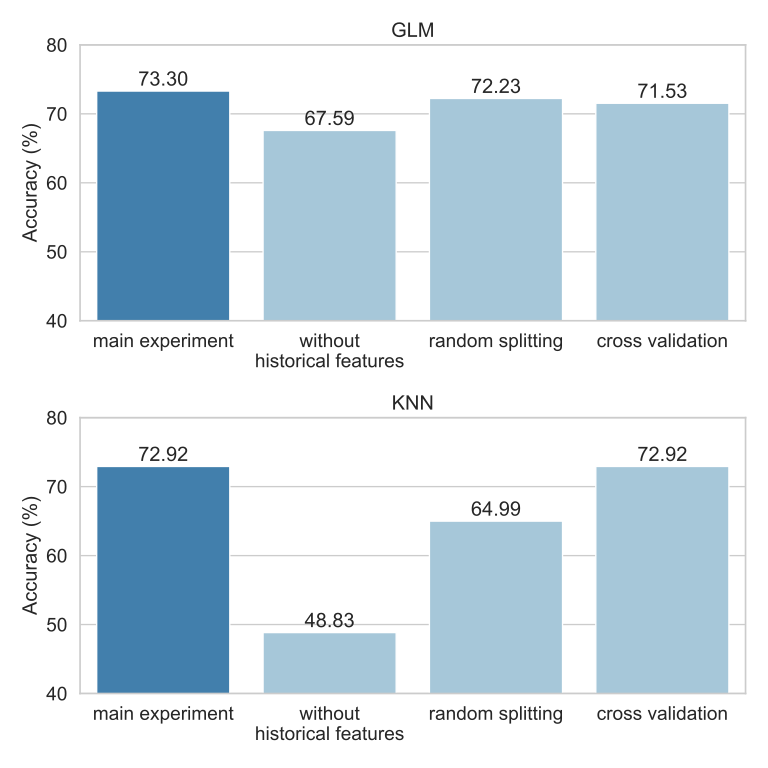

Here is the Python script that generated this plot:
import pandas as pd
import matplotlib.pyplot as plt
import seaborn as sns

MODELS = ['glm', 'knn']

sns.set_theme(font_scale=1.3, style='whitegrid')

fig, ax = plt.subplots(2, 1, figsize=(1 * 8, 2 * 4), squeeze=False)

for index, model in enumerate(MODELS):
    main_experiment_accuracy = round(pd.read_csv(f"../../experiments/main_experiment/results/"
                                                 f"{model}/accuracy/testing_accuracy.csv")['accuracy'][0] * 100, 2)
    cross_validation_accuracy = round(
        pd.read_csv(f"../../experiments/training_techniques_assessment/cross_validation/"
                    f"results/{model}/accuracy/testing_accuracy.csv")['accuracy'][0] * 100, 2)
    without_historical_features = round(pd.read_csv(
        f"../../experiments/training_techniques_assessment/without_historical_features/results/{model}/"
        f"accuracy/testing_accuracy.csv")['accuracy'][0] * 100, 2)
    random_splitting = round(pd.read_csv(
        f"../../experiments/training_techniques_assessment/random_splitting/results/"
        f"{model}/accuracy/testing_accuracy.csv")['accuracy'][0] * 100, 2)
    data = {"Experiment": ['main experiment', 'without\nhistorical features', 'random splitting',
                                'cross validation'],
            "Accuracy": [main_experiment_accuracy, without_historical_features, random_splitting,
                         cross_validation_accuracy]}
    df = pd.DataFrame(data, columns=['Experiment', 'Accuracy'])
    # plt.figure(figsize=(8, 8))
    plots = sns.barplot(x="Experiment", y="Accuracy", data=df, ax=ax[index][0],
                        palette=['#3182bd', '#9ecae1', '#9ecae1', '#9ecae1'])
    for bar in plots.patches:
        plots.annotate(format(bar.get_height(), '.2f'),
                       (bar.get_x() + bar.get_width() / 2,
                        bar.get_height()), ha='center', va='center',
                       size=15, xytext=(0, 8),
                       textcoords='offset points')
    model_name = model.upper()
    ax[index][0].set_title(f"{model_name}", fontsize=15)
    ax[index][0].set_xlabel("", fontsize=15)
    ax[index][0].set_ylabel("Accuracy (%)", fontsize=15)
    ax[index][0].set_ylim(40, 80)
    # plt.xlabel("", size=15)
    # plt.ylabel("Accuracy", size=15)

plt.tight_layout()
plt.savefig(f'training_techniques_assessment_fig.png', format='png')
plt.savefig(f'training_techniques_assessment_fig.svg', format='svg')
